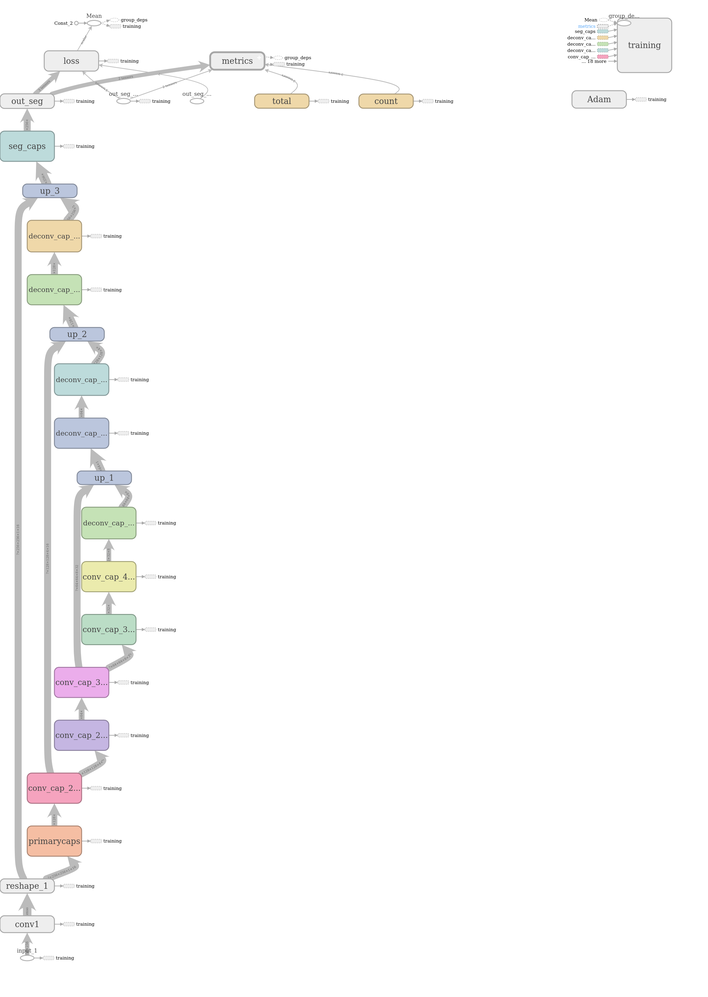
#> input picture model_architecture.png, 708 x 997 px, shrunk from 2342 x 3298 before the run; its folder holds only this picture in this run
$ python post_proc.py
#> lines starting #> are read from the running program, lines starting #| are printed output that depends on the picture; after the words box and inside, x2 and y2 are one past the last pixel; in counts of white or black regions, pixels touching at a corner belong together
import numpy as np
import cv2
import os
import glob

def image_opening(gray):
    kernel = cv2.getStructuringElement(cv2.MORPH_ELLIPSE,(3, 3))
    res = cv2.morphologyEx(gray,cv2.MORPH_OPEN,kernel)
    return res

def crop(img, crop_length):
#> called with crop_length = 30
    img_height, img_width = img.shape
#> img_height = 997; img_width = 708
    crop_img = img[crop_length:img_height-crop_length, crop_length:img_width-crop_length]
    crop_img = cv2.resize(crop_img, (img_height, img_width), interpolation=cv2.INTER_CUBIC)
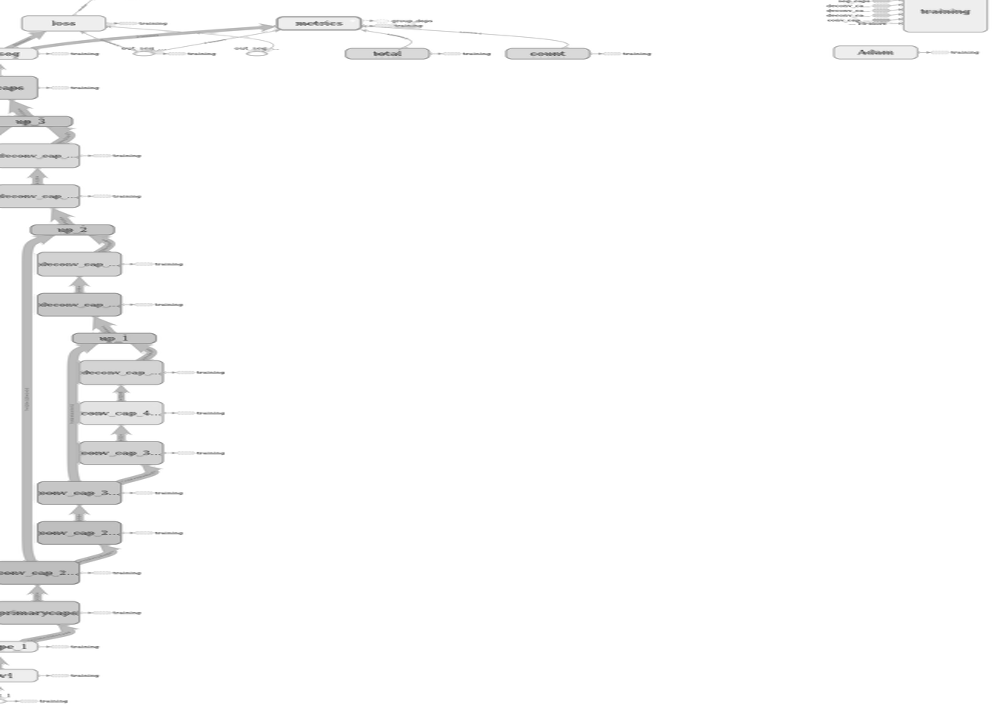
#> crop_img: shape (708, 997); min 80, max 255, mean 250.7
    return crop_img

def createLargest(img):
    new_img = np.zeros_like(img)
    for val in np.unique(img)[1:]:
        mask = np.uint8(img == val)
        labels, stats = cv2.connectedComponentsWithStats(mask, 4)[1:3]
        largest_label = 1 + np.argmax(stats[1:, cv2.CC_STAT_AREA])
        new_img[labels == largest_label] = val
    return new_img

if __name__ == "__main__":
    src = glob.glob('*.png')
    print(src)
    for f in src:
        print(f)
        img = cv2.imread(f, 0)
        img = image_opening(img)
        img = crop(img, 30)
        print("img:", img.shape)
#| img: (708, 997)
        thresh = (img > 0.7*255.0)
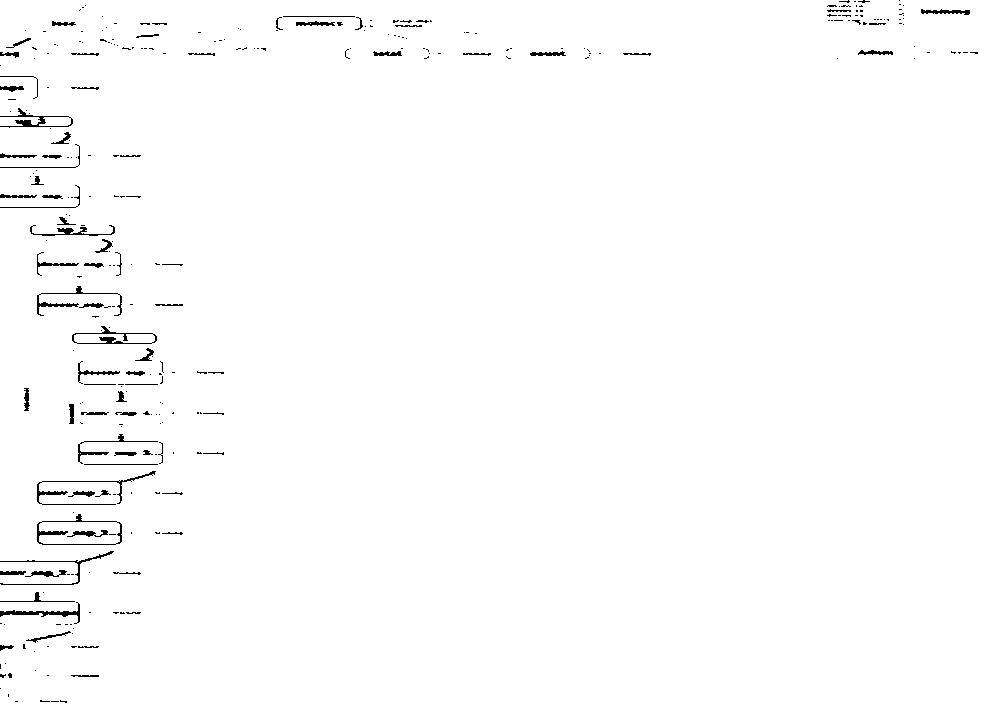
#> thresh: shape (708, 997) bool; 98.8% white; black in thin lines or dots
        print(thresh.shape)
#| (708, 997)
        thresh = cv2.resize(np.float32(thresh), thresh.shape)
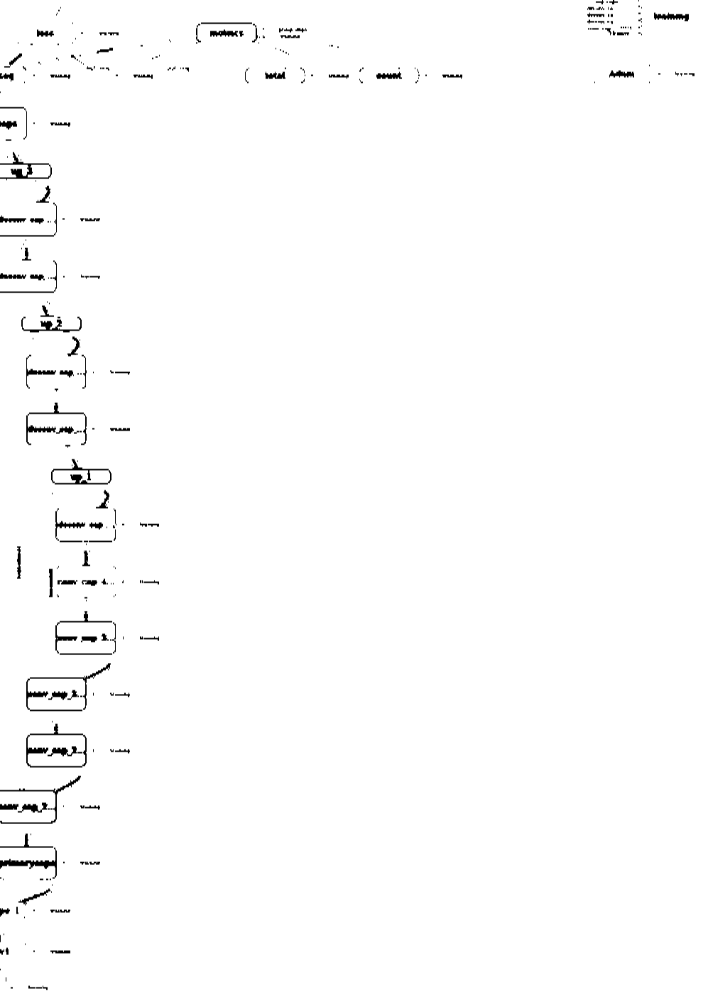
#> thresh: shape (997, 708) float32; min 0, max 1, mean 0.988
        img = createLargest(thresh)
#> the loop in createLargest, `for val in np.unique(img)[1:]:` made 5171 passes
#> (val, stats) on passes 1 to 3: (4.99e-05, [[0, 0, 708, 997, 705875], [622, 34, 1, 1, 1]]), (0.0001, [[0, 0, 708, 997, 705875], [24, 790, 1, 1, 1]]), (0.000216, [[0, 0, 708, 997, 705875], [52, 34, 1, 1, 1]])
#> pass 1, in createLargest, `mask = np.uint8(img == val)`:
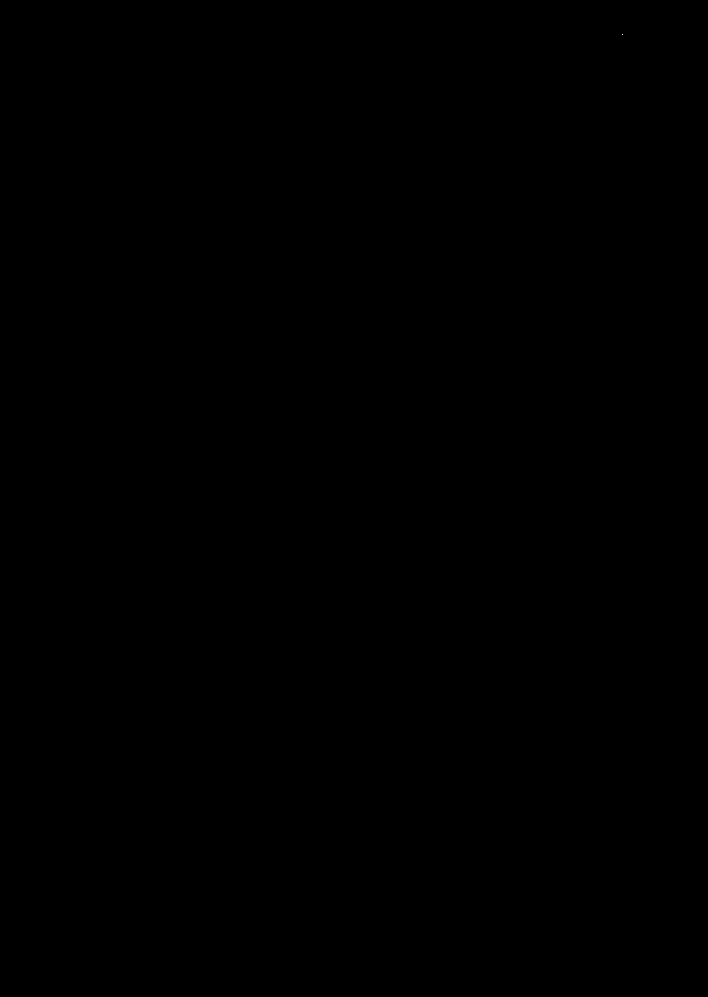
#> mask: shape (997, 708); values 0 (black) and 1 (white), 0% white in thin lines or dots, all inside (x1, y1, x2, y2) = (622, 34, 623, 35)
#> after the loop in createLargest, `for val in np.unique(img)[1:]:`:
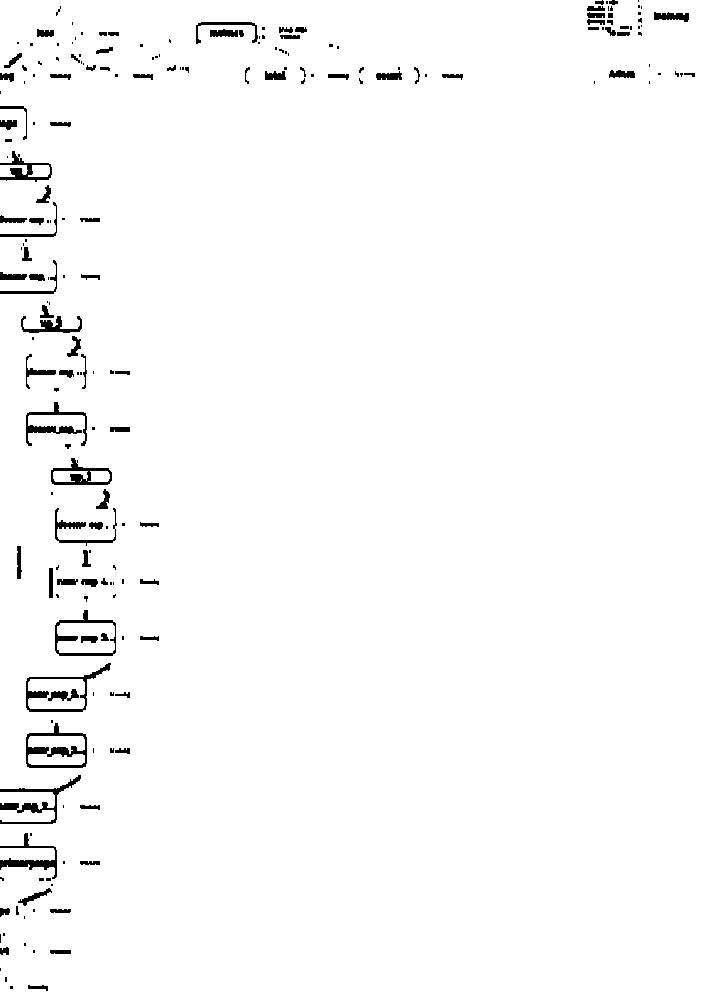
#> mask: shape (997, 708); values 0 (black) and 1 (white), 97.9% white; 211 black regions (115 under 20 px), largest, box (x1, y1, x2, y2) and area: (26, 723, 87, 768) 890, (0, 775, 81, 824) 832, (26, 663, 111, 712) 695
        cv2.imshow('result', img)
        cv2.waitKey(0)
        cv2.destroyAllWindows()
        cv2.imwrite('post_'+f, 255.0*img)
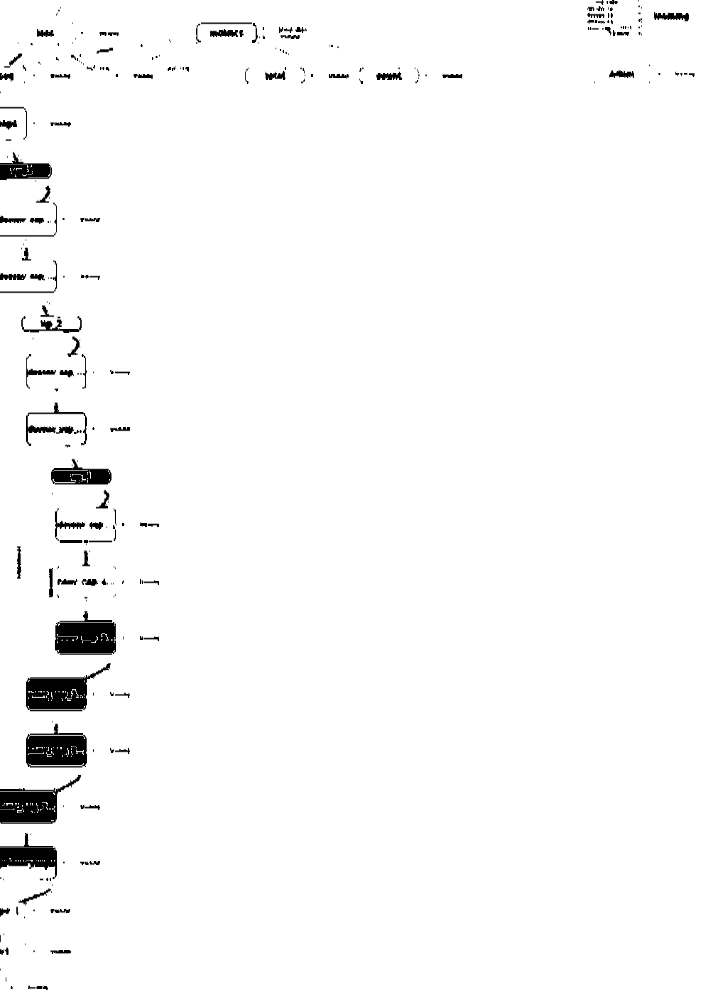
#> saved as post_model_architecture.png: shape (997, 708); min 0, max 255, mean 249
